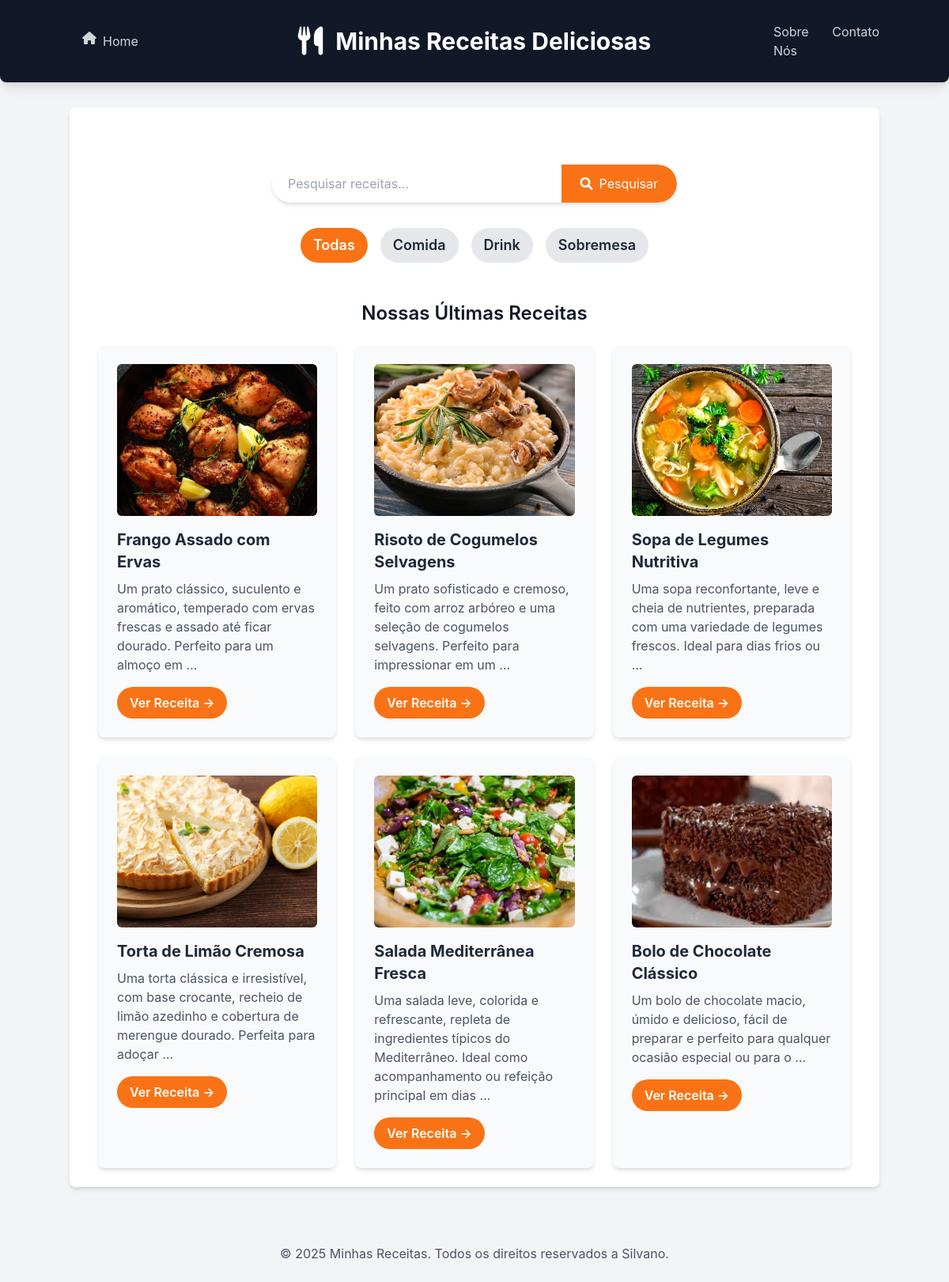
/receitas, run on the app's committed database.
### receitas/models.py (models this page shows, shortened)
class Receita(models.Model):
    CATEGORIAS = [
        ('comida', 'Comida'),
        ('drink', 'drink'),
        ('sobremesa', 'Sobremesa'),
    ]
    title = models.CharField(max_length=200)
    description = models.TextField()
    ingredients = models.TextField()
    instructions = models.TextField()
    image = models.ImageField (upload_to='receitas/images/',
    blank=True, null=True)
    categoria = models.CharField(
        max_length=20,
        choices=CATEGORIAS,
        default='comida')
    created_at = models.DateTimeField(auto_now_add=True)
    updated_at = models.DateTimeField(auto_now=True)
    class Meta:
        verbose_name = "Receita"
        verbose_name_plural = "Receitas"
        ordering = ['-created_at']

### receitas/views.py (the view)
# urls.py: 2. Add a URL to urlpatterns:  path('', views.home, name='home')
def home(request):
    categoria_slug = request.GET.get('categoria')
    categorias_choices = [choice[0] for choice in Receita.CATEGORIAS]
    if categoria_slug:
        receitas = Receita.objects.filter(categoria=categoria_slug)
        categoria_selecionada = categoria_slug
    else:
        receitas = Receita.objects.all()
        categoria_selecionada = None
    return render(request, 'receitas/home.html', {
        'receitas': receitas,
        'categorias': categorias_choices,
        'categoria_selecionada': categoria_selecionada
    })

### receitas/templates/receitas/home.html (shortened to what this page needs)
{% extends "receitas/base.html" %}
{% block content %}
    <section class="container mx-auto mt-8 p-4 flex justify-center">
        <form method="GET" action="{% url 'pesquisar_receitas' %}" class="w-full max-w-lg flex bg-white rounded-full shadow-md overflow-hidden">
            <input type="text" name="q" placeholder="Pesquisar receitas..." class="flex-grow p-3 text-gray-700 focus:outline-none focus:ring-2 focus:ring-orange-500 rounded-l-full pl-5">
            <button type="submit" class="bg-orange-500 hover:bg-orange-600 text-white p-3 px-6 rounded-r-full transition duration-300 ease-in-out flex items-center justify-center">
                <i class="fas fa-search mr-2"></i> Pesquisar
            </button>
        </form>
    </section>
    <nav class="flex justify-center space-x-4 py-4">
    <a href="{% url 'home' %}"
       class="text-lg font-semibold px-4 py-2 rounded-full transition-colors {% if not categoria_selecionada %}bg-orange-500 text-white{% else %}bg-gray-200 text-gray-800 hover:bg-gray-300{% endif %}"> Todas
    </a>
    {% for categoria in categorias %}
        <a href="{% url 'home' %}?categoria={{ categoria }}"
           class="text-lg font-semibold px-4 py-2 rounded-full transition-colors {% if categoria == categoria_selecionada %}bg-orange-500 text-white{% else %}bg-gray-200
text-gray-800 hover:bg-gray-300{% endif %}">
           {{ categoria|capfirst }}
        </a>
    {% endfor %}
</nav>
    <h2 class="text-2xl font-semibold mb-6 text-center mt-8">Nossas Últimas Receitas</h2>
    <div class="flex flex-wrap justify-center gap-6">
        {% for receita in receitas %}
            <div class="w-full sm:w-[calc(50%-1.5rem)] lg:w-[calc(33.333%-1.5rem)] bg-gray-50 p-6 rounded-lg shadow-md hover:shadow-lg transition-shadow duration-300 ease-in-out">
                {% if receita.image %}
                <img src="{{ receita.image.url }}" alt="Imagem de {{ receita.title }}" class="w-full h-48 object-cover rounded-md mb-4">
                {% endif %}
                <h3 class="text-xl font-bold mb-2 text-gray-800">{{ receita.title }}</h3>
                <p class="text-gray-600 mb-4">{{ receita.description|truncatewords:20 }}</p>
                <a href="{% url 'receita_detail' id=receita.id %}" class="inline-block bg-orange-500 hover:bg-orange-600 text-white font-semibold py-2 px-4 rounded-full transition-colors duration-300">Ver Receita &rarr;</a>
            </div>
        {% empty %}
            <p class="text-center text-gray-500 col-span-full">Nenhuma receita encontrada.</p>
        {% endfor %}
    </div>
{% endblock %}

### receitas/templates/receitas/base.html (style rules this page uses)
body { font-family: 'Inter', sans-serif; }

### data on the page
Receita: image (picture), title "Frango Assado com Ervas", description "Um prato clássico, suculento e aromático, temperado com ervas frescas e assado até ficar dourado. Perfeito para um almoço em …"
Receita: image (picture), title "Risoto de Cogumelos Selvagens", description "Um prato sofisticado e cremoso, feito com arroz arbóreo e uma seleção de cogumelos selvagens. Perfeito para impressionar em um …"
Receita: image (picture), title "Sopa de Legumes Nutritiva", description "Uma sopa reconfortante, leve e cheia de nutrientes, preparada com uma variedade de legumes frescos. Ideal para dias frios ou …"
Receita: image (picture), title "Torta de Limão Cremosa", description "Uma torta clássica e irresistível, com base crocante, recheio de limão azedinho e cobertura de merengue dourado. Perfeita para adoçar …"
Receita: image (picture), title "Salada Mediterrânea Fresca", description "Uma salada leve, colorida e refrescante, repleta de ingredientes típicos do Mediterrâneo. Ideal como acompanhamento ou refeição principal em dias …"
Receita: image (picture), title "Bolo de Chocolate Clássico", description "Um bolo de chocolate macio, úmido e delicioso, fácil de preparar e perfeito para qualquer ocasião especial ou para o …"

### other printed values
{{ categoria|capfirst }} "Comida" "Drink" "Sobremesa"
